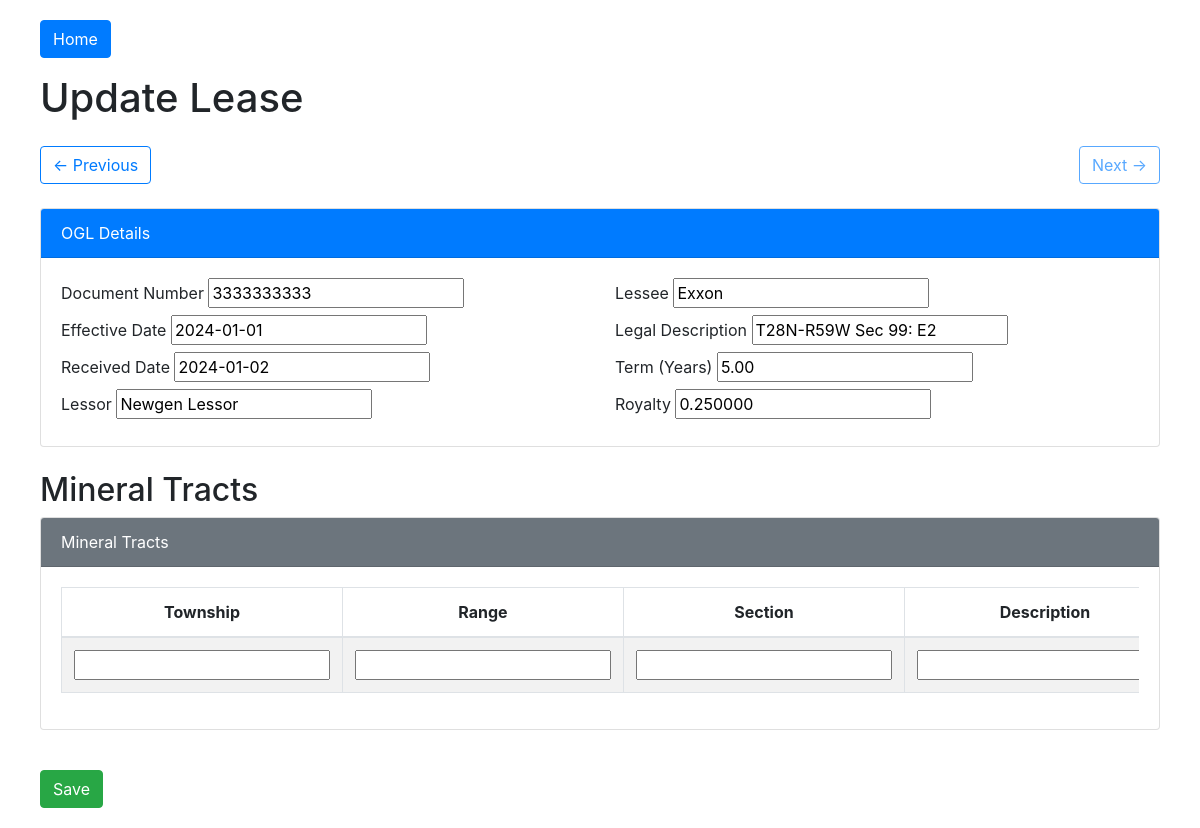
/update_ogl/3/, run on an earlier commit of the app's database.
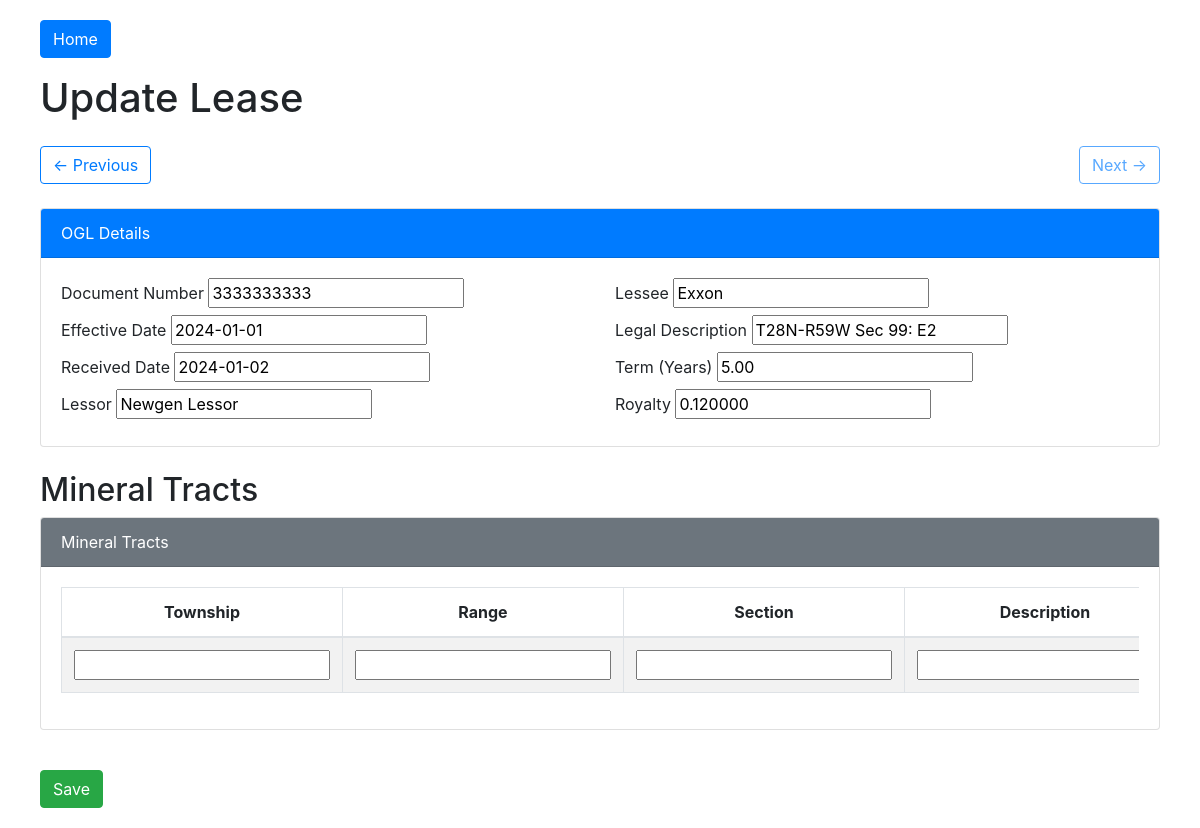
And on a later commit of the database.
### myapp/models.py (models this page shows, shortened)
class OGL(models.Model):
    docNo = models.CharField(max_length=20)
    effDate = models.DateField()
    recDate = models.DateField()
    lessor = models.CharField(max_length=255)
    lessee = models.CharField(max_length=255)
    legal_desc = models.CharField(max_length=255, null=True, blank=True)
    term_in_years = models.DecimalField(max_digits=5, decimal_places=2)
    royalty = models.DecimalField(max_digits=6, decimal_places=6)

### myapp/views.py (the view)
# urls.py: path('update_ogl/<int:pk>/', views.update_ogl, name='update_ogl'),
def update_ogl(request, pk):
    ogl = get_object_or_404(OGL, pk=pk)  # Retrieve the OGL instance
    prev_ogl = OGL.objects.filter(id__lt=pk).order_by('-id').first() # Left arrow
    next_ogl = OGL.objects.filter(id__gt=pk).order_by('id').first() # Right arrow
    if request.method == 'POST':
        form = OGLForm(request.POST, instance=ogl)
        formset = MineralTractFormset(request.POST, instance=ogl)
        if form.is_valid() and formset.is_valid():
            ogl = form.save()
            formset.instance = ogl  # Bind formset to the OGL instance
            formset.save()  # Save formset and handle deletions correctly
            messages.success(request, 'Lease updated successfully!')
            return redirect('home')
        else:
            print("Form errors:", form.errors)
            print("Formset errors:", formset.errors)
            for i, form in enumerate(formset):
                print(f"Form {i} cleaned_data:", form.cleaned_data)  # Debug each form
                print(f"Form {i} errors:", form.errors)  # Debug individual form errors
    else:
        form = OGLForm(instance=ogl)  # Populate form with existing data
        formset = MineralTractFormset(instance=ogl)  # Populate formset with existing data
    return render(request, 'update_ogl.html', {
        'form': form,
        'formset': formset,
        'prev_ogl': prev_ogl,
        'next_ogl': next_ogl,
    })

### myapp/forms.py (shortened to what this page needs)
class OGLForm(forms.ModelForm):
    class Meta:
        model = OGL
        fields = ['docNo', 'effDate', 'recDate', 'lessor', 'lessee', 'legal_desc', 'term_in_years', 'royalty']

### myapp/templates/update_ogl.html (shortened to what the changed rows need)
<!DOCTYPE html>
<html lang="en">
<head>
    <link
        href="https://stackpath.bootstrapcdn.com/bootstrap/4.3.1/css/bootstrap.min.css"
        rel="stylesheet"
    />
</head>
<body>
    <div class="container-fluid">
        <h1 class="mb-4">Update Lease</h1>
        <form method="post">
            <div class="card mb-4">
                <div class="card-body">
                    <div class="row">
                        <div class="col-md-6">
                            <div class="form-group">
                                <label for="id_docNo">Document Number</label>
                                {{ form.docNo }}
                            </div>
                            <div class="form-group">
                                <label for="id_effDate">Effective Date</label>
                                {{ form.effDate }}
                            </div>
                            <div class="form-group">
                                <label for="id_recDate">Received Date</label>
                                {{ form.recDate }}
                            </div>
                            <div class="form-group">
                                <label for="id_lessor">Lessor</label>
                                {{ form.lessor }}
                            </div>
                        </div>
                        <div class="col-md-6">
                            <div class="form-group">
                                <label for="id_lessee">Lessee</label>
                                {{ form.lessee }}
                            </div>
                            <div class="form-group">
                                <label for="id_legal_desc">Legal Description</label>
                                {{ form.legal_desc }}
                            </div>
                            <div class="form-group">
                                <label for="id_term_in_years">Term (Years)</label>
                                {{ form.term_in_years }}
                            </div>
                            <div class="form-group">
                                <label for="id_royalty">Royalty</label>
                                {{ form.royalty }}
                            </div>
                        </div>
                    </div>
                </div>
            </div>
            <h2>Mineral Tracts</h2>
            <div class="card mb-4">
                <div class="card-body">
                    <div class="table-responsive">
                        <table class="table table-bordered table-striped">
                            <thead>
                                <tr>
                                    <th>Township</th>
                                    <th>Range</th>
                                    <th>Section</th>
                                    <th>Description</th>
                                </tr>
                            </thead>
                        </table>
                    </div>
                </div>
            </div>
        </form>
    </div>
</body>
</html>

What changed in the data, as far as the page shows it:
changed OGL "Newgen Lessor": royalty "0.250000" → "0.120000"
